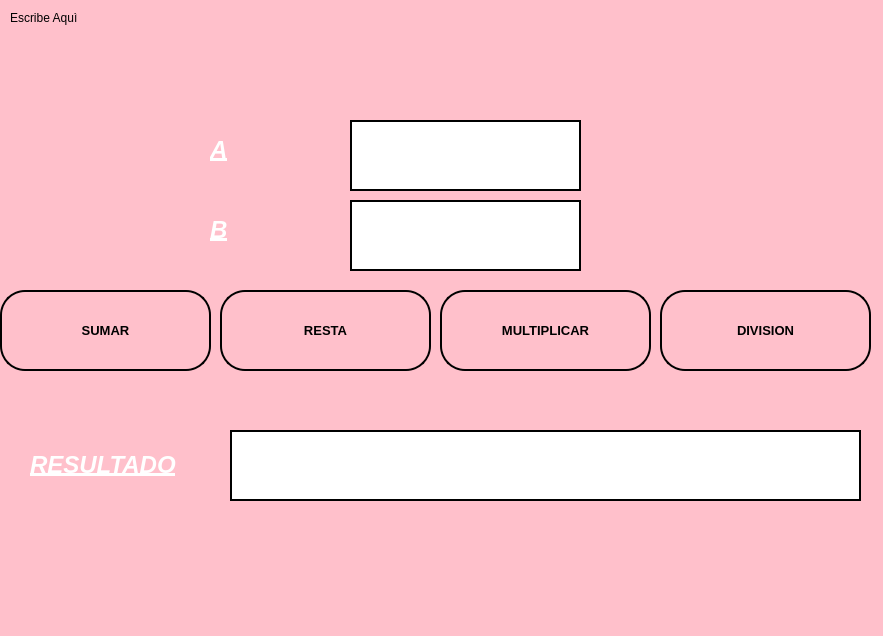
<?xml version="1.0" encoding="UTF-8"?>
<ui version="4.0">
 <class>MainWindow</class>
 <widget class="QMainWindow" name="MainWindow">
  <property name="geometry">
   <rect>
    <x>0</x>
    <y>0</y>
    <width>883</width>
    <height>636</height>
   </rect>
  </property>
  <property name="windowTitle">
   <string>MainWindow</string>
  </property>
  <property name="styleSheet">
   <string notr="true">background-color: pink;
</string>
  </property>
  <widget class="QWidget" name="centralwidget">
   <widget class="QLabel" name="label_4">
    <property name="geometry">
     <rect>
      <x>30</x>
      <y>450</y>
      <width>191</width>
      <height>31</height>
     </rect>
    </property>
    <property name="text">
     <string>&lt;html&gt;&lt;head/&gt;&lt;body&gt;&lt;p&gt;&lt;span style=&quot; font-size:18pt; font-weight:600; font-style:italic; text-decoration: underline; color:#ffffff;&quot;&gt;RESULTADO&lt;/span&gt;&lt;/p&gt;&lt;/body&gt;&lt;/html&gt;</string>
    </property>
   </widget>
   <widget class="QPushButton" name="btn_division">
    <property name="geometry">
     <rect>
      <x>660</x>
      <y>290</y>
      <width>211</width>
      <height>81</height>
     </rect>
    </property>
    <property name="font">
     <font>
      <pointsize>10</pointsize>
      <weight>75</weight>
      <bold>true</bold>
     </font>
    </property>
    <property name="styleSheet">
     <string notr="true">background-color: pink;
border-radius: 25px;
border: 2px solid black;
</string>
    </property>
    <property name="text">
     <string>DIVISION</string>
    </property>
   </widget>
   <widget class="QPushButton" name="btn_multiplicar">
    <property name="geometry">
     <rect>
      <x>440</x>
      <y>290</y>
      <width>211</width>
      <height>81</height>
     </rect>
    </property>
    <property name="font">
     <font>
      <pointsize>10</pointsize>
      <weight>75</weight>
      <bold>true</bold>
     </font>
    </property>
    <property name="styleSheet">
     <string notr="true">background-color: pink;
border-radius: 25px;
border: 2px solid black;
</string>
    </property>
    <property name="text">
     <string>MULTIPLICAR</string>
    </property>
   </widget>
   <widget class="QPushButton" name="btn_resta">
    <property name="geometry">
     <rect>
      <x>220</x>
      <y>290</y>
      <width>211</width>
      <height>81</height>
     </rect>
    </property>
    <property name="font">
     <font>
      <pointsize>10</pointsize>
      <weight>75</weight>
      <bold>true</bold>
     </font>
    </property>
    <property name="styleSheet">
     <string notr="true">background-color: pink;
border-radius: 25px;
border: 2px solid black;
</string>
    </property>
    <property name="text">
     <string>RESTA</string>
    </property>
   </widget>
   <widget class="QLabel" name="label_2">
    <property name="geometry">
     <rect>
      <x>10</x>
      <y>10</y>
      <width>81</width>
      <height>16</height>
     </rect>
    </property>
    <property name="text">
     <string>Escribe Aquì</string>
    </property>
   </widget>
   <widget class="QLineEdit" name="txt_A">
    <property name="geometry">
     <rect>
      <x>350</x>
      <y>120</y>
      <width>231</width>
      <height>71</height>
     </rect>
    </property>
    <property name="font">
     <font>
      <pointsize>25</pointsize>
      <weight>75</weight>
      <bold>true</bold>
     </font>
    </property>
    <property name="styleSheet">
     <string notr="true">background-color: white;
border: 2px solid black;
</string>
    </property>
    <property name="text">
     <string/>
    </property>
   </widget>
   <widget class="QLineEdit" name="txt_resultado">
    <property name="geometry">
     <rect>
      <x>230</x>
      <y>430</y>
      <width>631</width>
      <height>71</height>
     </rect>
    </property>
    <property name="font">
     <font>
      <pointsize>25</pointsize>
      <weight>75</weight>
      <bold>true</bold>
     </font>
    </property>
    <property name="styleSheet">
     <string notr="true">background-color: white;
border: 2px solid black;
</string>
    </property>
   </widget>
   <widget class="QLineEdit" name="txt_B">
    <property name="geometry">
     <rect>
      <x>350</x>
      <y>200</y>
      <width>231</width>
      <height>71</height>
     </rect>
    </property>
    <property name="font">
     <font>
      <pointsize>25</pointsize>
      <weight>75</weight>
      <bold>true</bold>
     </font>
    </property>
    <property name="styleSheet">
     <string notr="true">background-color: white;
border: 2px solid black;
</string>
    </property>
   </widget>
   <widget class="QLabel" name="lbl_B">
    <property name="geometry">
     <rect>
      <x>210</x>
      <y>210</y>
      <width>41</width>
      <height>41</height>
     </rect>
    </property>
    <property name="text">
     <string>&lt;html&gt;&lt;head/&gt;&lt;body&gt;&lt;p&gt;&lt;span style=&quot; font-size:18pt; font-weight:600; font-style:italic; text-decoration: underline; color:#ffffff;&quot;&gt;B&lt;/span&gt;&lt;/p&gt;&lt;/body&gt;&lt;/html&gt;</string>
    </property>
   </widget>
   <widget class="QPushButton" name="btn_sumar">
    <property name="geometry">
     <rect>
      <x>0</x>
      <y>290</y>
      <width>211</width>
      <height>81</height>
     </rect>
    </property>
    <property name="font">
     <font>
      <pointsize>10</pointsize>
      <weight>75</weight>
      <bold>true</bold>
     </font>
    </property>
    <property name="styleSheet">
     <string notr="true">background-color: pink;
border-radius: 25px;
border: 2px solid black;
</string>
    </property>
    <property name="text">
     <string>SUMAR</string>
    </property>
   </widget>
   <widget class="QLabel" name="lbl_A">
    <property name="geometry">
     <rect>
      <x>210</x>
      <y>130</y>
      <width>41</width>
      <height>41</height>
     </rect>
    </property>
    <property name="text">
     <string>&lt;html&gt;&lt;head/&gt;&lt;body&gt;&lt;p&gt;&lt;span style=&quot; font-size:18pt; font-weight:600; font-style:italic; text-decoration: underline; color:#ffffff;&quot;&gt;A&lt;/span&gt;&lt;/p&gt;&lt;/body&gt;&lt;/html&gt;</string>
    </property>
   </widget>
  </widget>
  <widget class="QMenuBar" name="menubar">
   <property name="geometry">
    <rect>
     <x>0</x>
     <y>0</y>
     <width>883</width>
     <height>26</height>
    </rect>
   </property>
  </widget>
  <widget class="QStatusBar" name="statusbar"/>
 </widget>
 <resources/>
 <connections/>
</ui>
